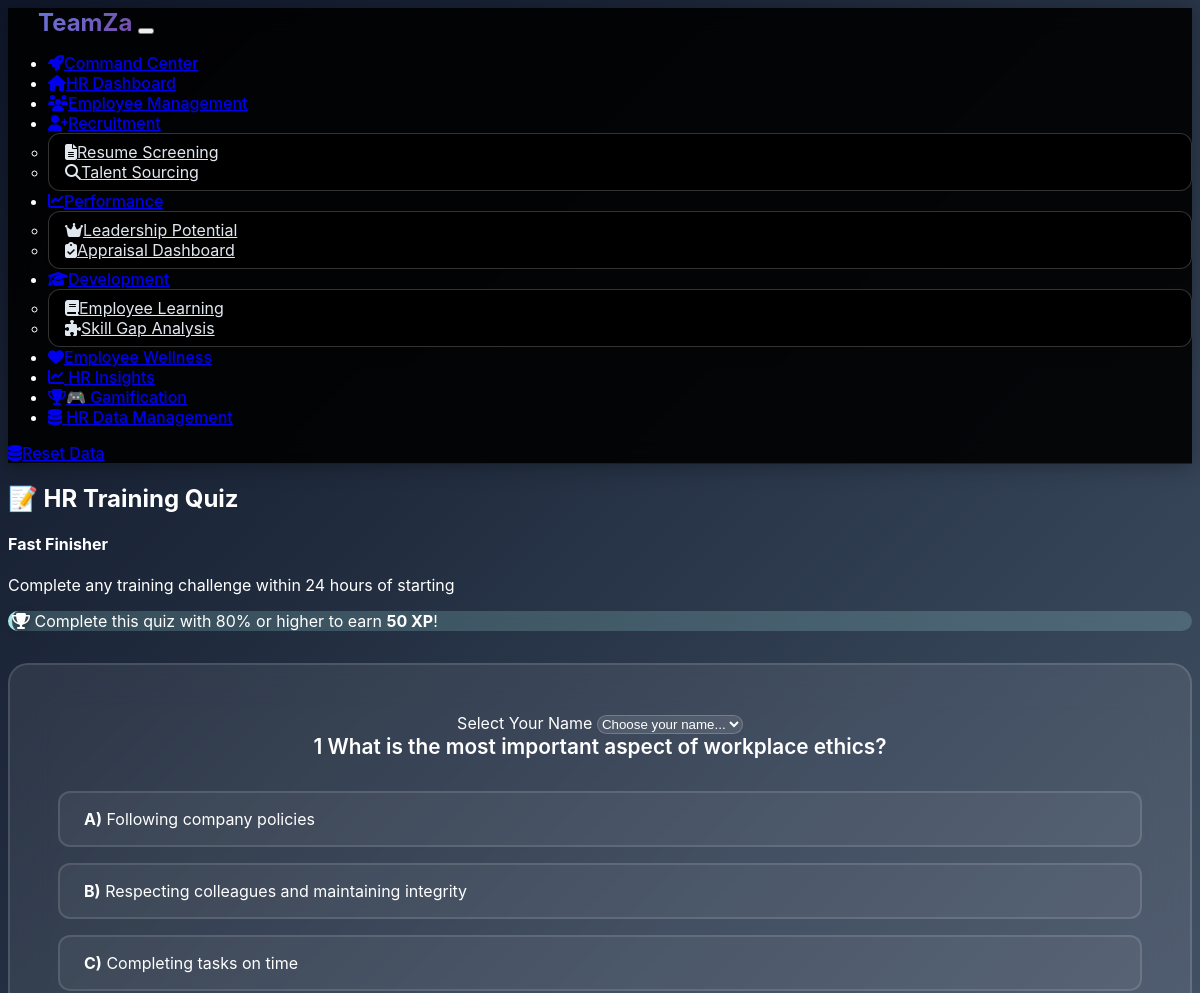
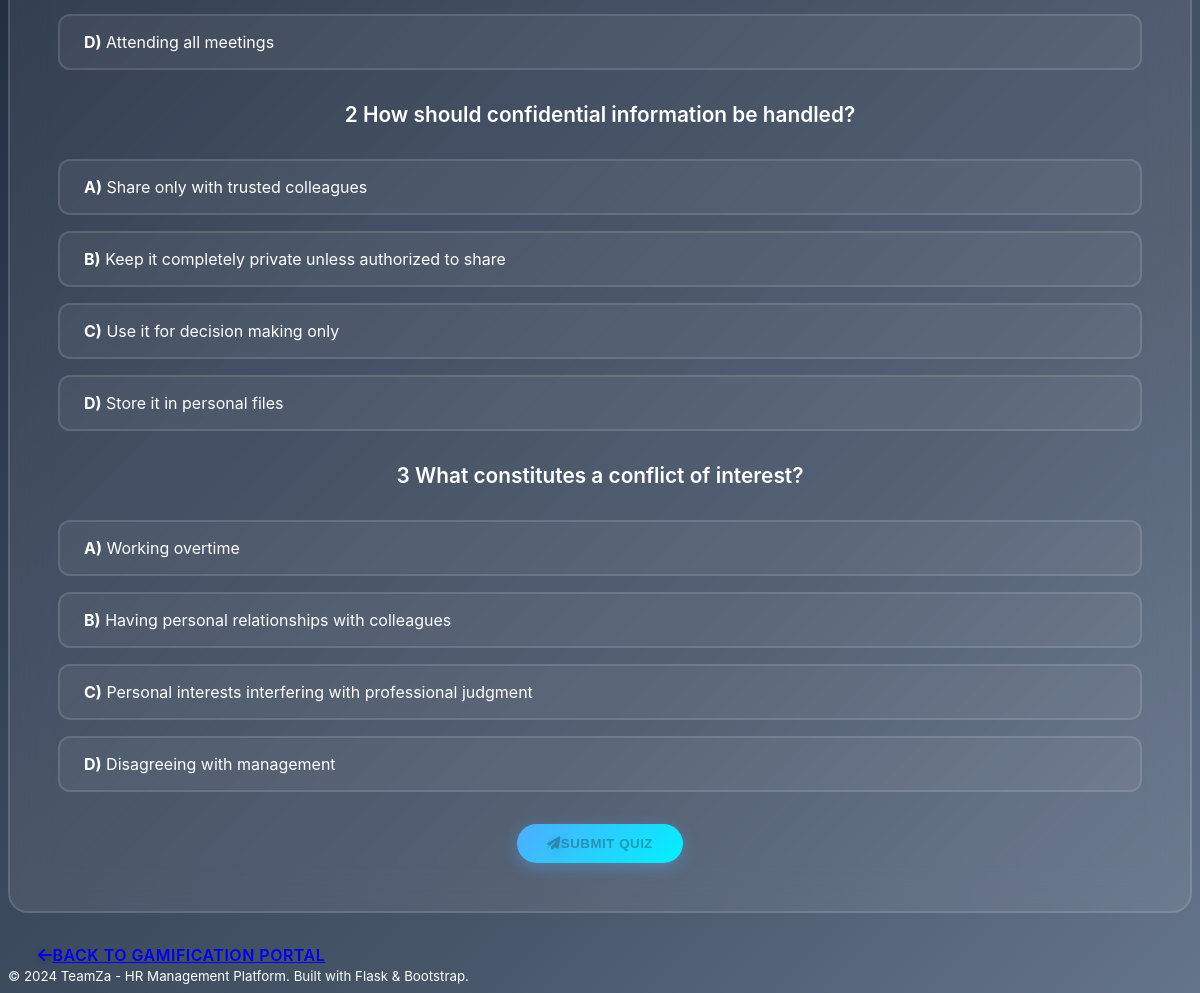
The app's page /gamification/quiz/3 with its own data (2 pictures, top to bottom).
### models.py (models this page shows, shortened)
class Challenge(db.Model):
    id = db.Column(db.Integer, primary_key=True)
    title = db.Column(db.String(200), nullable=False)
    description = db.Column(Text, nullable=False)
    xp_reward = db.Column(db.Integer, default=50)
    challenge_type = db.Column(db.String(50), default='training')  # training, quiz, module, custom
    requirements = db.Column(Text)  # JSON string of requirements
    deadline = db.Column(db.DateTime)
    is_active = db.Column(db.Boolean, default=True)
    created_by = db.Column(db.String(100), default='HR Admin')
    created_at = db.Column(db.DateTime, default=datetime.utcnow)

### routes.py (the view)
@app.route('/gamification/quiz/<int:challenge_id>')
def take_quiz(challenge_id):
    from models import Challenge, Quiz
    challenge = Challenge.query.get_or_404(challenge_id)
    quiz_questions = Quiz.query.filter_by(module_name='Ethics').limit(5).all()  # Sample quiz
    if not quiz_questions:
        sample_questions = [
            {
                'question': 'What is the most important aspect of workplace ethics?',
                'option_a': 'Following company policies',
                'option_b': 'Respecting colleagues and maintaining integrity',
                'option_c': 'Completing tasks on time',
                'option_d': 'Attending all meetings',
                'correct_answer': 'B',
                'explanation': 'Workplace ethics is fundamentally about respect and integrity in all professional interactions.'
            },
            {
                'question': 'How should confidential information be handled?',
                'option_a': 'Share only with trusted colleagues',
                'option_b': 'Keep it completely private unless authorized to share',
                'option_c': 'Use it for decision making only',
                'option_d': 'Store it in personal files',
                'correct_answer': 'B',
                'explanation': 'Confidential information should only be shared when properly authorized.'
            },
            {
                'question': 'What constitutes a conflict of interest?',
                'option_a': 'Working overtime',
                'option_b': 'Having personal relationships with colleagues',
                'option_c': 'Personal interests interfering with professional judgment',
                'option_d': 'Disagreeing with management',
                'correct_answer': 'C',
                'explanation': 'A conflict of interest occurs when personal interests could compromise professional judgment.'
            }
        ]
        for q_data in sample_questions:
            quiz = Quiz(
                module_name='Ethics',
                question=q_data['question'],
                option_a=q_data['option_a'],
                option_b=q_data['option_b'],
                option_c=q_data['option_c'],
                option_d=q_data['option_d'],
                correct_answer=q_data['correct_answer'],
                explanation=q_data['explanation']
            )
            db.session.add(quiz)
        db.session.commit()
        quiz_questions = Quiz.query.filter_by(module_name='Ethics').limit(5).all()
    return render_template('quiz.html', challenge=challenge, questions=quiz_questions)

### templates/quiz.html (shortened to what this page needs)
{% extends "base.html" %}
{% block content %}
<div class="container">
    <div class="row justify-content-center">
        <div class="col-lg-8">
            <div class="text-center mb-4">
                <h2 class="display-5 fw-bold text-primary">📝 HR Training Quiz</h2>
                <h4 class="text-muted">{{ challenge.title }}</h4>
                <p class="lead">{{ challenge.description }}</p>
                <div class="alert alert-info">
                    <i class="fas fa-trophy me-2"></i>
                    Complete this quiz with 80% or higher to earn <strong>{{ challenge.xp_reward }} XP</strong>!
                </div>
            </div>
        </div>
    </div>
    <div class="row justify-content-center">
        <div class="col-lg-8">
            <div class="quiz-container">
                <form method="POST" action="{{ url_for('submit_quiz') }}" id="quizForm">
                    <div class="mb-4">
                        <label for="employee_id" class="form-label">Select Your Name</label>
                        <select class="form-select" id="employee_id" name="employee_id" required>
                            <option value="">Choose your name...</option>
                        </select>
                    </div>
                    {% for question in questions %}
                    <div class="quiz-question-container mb-5">
                        <div class="quiz-question">
                            <span class="badge bg-primary me-2">{{ loop.index }}</span>
                            {{ question.question }}
                        </div>
                        <div class="quiz-options">
                            <div class="quiz-option" onclick="selectOption(this, {{ question.id }}, 'A')">
                                <label for="q{{ question.id }}_a" class="w-100 mb-0">
                                    <strong>A)</strong> {{ question.option_a }}
                                </label>
                            </div>
                            <div class="quiz-option" onclick="selectOption(this, {{ question.id }}, 'B')">
                                <label for="q{{ question.id }}_b" class="w-100 mb-0">
                                    <strong>B)</strong> {{ question.option_b }}
                                </label>
                            </div>
                            <div class="quiz-option" onclick="selectOption(this, {{ question.id }}, 'C')">
                                <label for="q{{ question.id }}_c" class="w-100 mb-0">
                                    <strong>C)</strong> {{ question.option_c }}
                                </label>
                            </div>
                            <div class="quiz-option" onclick="selectOption(this, {{ question.id }}, 'D')">
                                <label for="q{{ question.id }}_d" class="w-100 mb-0">
                                    <strong>D)</strong> {{ question.option_d }}
                                </label>
                            </div>
                        </div>
                    </div>
                    {% endfor %}
                    <div class="text-center mt-5">
                        <button type="submit" class="btn btn-success btn-lg" id="submitQuiz" disabled>
                            <i class="fas fa-paper-plane me-2"></i>Submit Quiz
                        </button>
                    </div>
                </form>
            </div>
        </div>
    </div>
    <div class="text-center mt-4">
        <a href="{{ url_for('gamification') }}" class="btn btn-outline-light">
            <i class="fas fa-arrow-left me-2"></i>Back to Gamification Portal
        </a>
    </div>
</div>
{% endblock %}

### static/css/custom.css (style rules this page uses)
:root { --primary-gradient: linear-gradient(135deg, #667eea 0%, #764ba2 100%); --secondary-gradient: linear-gradient(135deg, #f093fb 0%, #f5576c 100%); --success-gradient: linear-gradient(135deg, #4facfe 0%, #00f2fe 100%); --warning-gradient: linear-gradient(135deg, #f6d365 0%, #fda085 100%); --info-gradient: linear-gradient(135deg, #a8edea 0%, #fed6e3 100%); --dark-gradient: linear-gradient(135deg, #2c3e50 0%, #4a6741 100%); --gamification-gradient: linear-gradient(135deg, #ff6b6b 0%, #feca57 50%, #48dbfb 100%); --card-shadow: 0 15px 35px rgba(0, 0, 0, 0.1); --card-hover-shadow: 0 25px 50px rgba(0, 0, 0, 0.15); --border-radius: 20px; --small-radius: 12px; --transition: all 0.4s cubic-bezier(0.25, 0.46, 0.45, 0.94); --text-primary: #ffffff; --text-secondary: #e2e8f0; --text-muted: #94a3b8; --bg-overlay: rgba(15, 23, 42, 0.95); --glass-bg: rgba(255, 255, 255, 0.08); --glass-border: rgba(255, 255, 255, 0.12); --xp-color: #fbbf24; --badge-gold: #f59e0b; --badge-silver: #94a3b8; --badge-bronze: #f97316; --challenge-active: #10b981; --challenge-completed: #06b6d4; }
body { background: linear-gradient(135deg, #0f172a 0%, #1e293b 25%, #334155 50%, #475569 75%, #64748b 100%); background-attachment: fixed; min-height: 100vh; font-family: 'Inter', 'Segoe UI', system-ui, -apple-system, sans-serif; color: var(--text-primary); overflow-x: hidden; }
.btn { border-radius: 25px; font-weight: 600; text-transform: uppercase; letter-spacing: 0.5px; transition: var(--transition); border: none; padding: 12px 30px; }
.btn-success { background: var(--success-gradient); box-shadow: 0 4px 15px rgba(79, 172, 254, 0.4); }
.form-control, .form-select { background: rgba(255, 255, 255, 0.1); border: 1px solid rgba(255, 255, 255, 0.2); border-radius: 10px; color: var(--text-primary); transition: var(--transition); }
.alert { border: none; border-radius: var(--border-radius); backdrop-filter: blur(10px); }
.alert-info { background: rgba(168, 237, 234, 0.2); border-left: 4px solid #a8edea; }
.form-select option { background: rgba(0, 0, 0, 0.9) !important; color: var(--text-primary) !important; }
.fa, .fas, .far { filter: drop-shadow(2px 2px 4px rgba(0, 0, 0, 0.3)); }
.fade-in { animation: fadeIn 0.6s ease-in; }
.slide-in-left { animation: slideInLeft 0.6s ease-out; }
.quiz-container { background: var(--glass-bg); backdrop-filter: blur(20px); border: 2px solid var(--glass-border); border-radius: var(--border-radius); padding: 3rem; margin: 2rem 0; text-align: center; }
.quiz-question { font-size: 1.3rem; font-weight: 600; margin-bottom: 2rem; color: var(--text-primary); }
.quiz-options { display: grid; gap: 1rem; margin: 2rem 0; }
.quiz-option { background: rgba(255, 255, 255, 0.05); border: 2px solid var(--glass-border); border-radius: var(--small-radius); padding: 1rem 1.5rem; cursor: pointer; transition: var(--transition); text-align: left; }

### templates/quiz.html (style rules this page uses)
.quiz-question-container { opacity: 0; animation: slideInLeft 0.6s ease-out forwards; }

### records on screen
Challenge: title "Fast Finisher", description "Complete any training challenge within 24 hours of starting", xp_reward "50"

### other values on screen
{{ question.question }} "What is the most important aspect of workplace ethics?" "How should confidential information be handled?" "What constitutes a conflict of interest?"
{{ question.option_a }} "Following company policies" "Share only with trusted colleagues" "Working overtime"
{{ question.option_b }} "Respecting colleagues and maintaining integrity" "Keep it completely private unless authorized to share" "Having personal relationships with colleagues"
{{ question.option_c }} "Completing tasks on time" "Use it for decision making only" "Personal interests interfering with professional judgment"
{{ question.option_d }} "Attending all meetings" "Store it in personal files" "Disagreeing with management"
